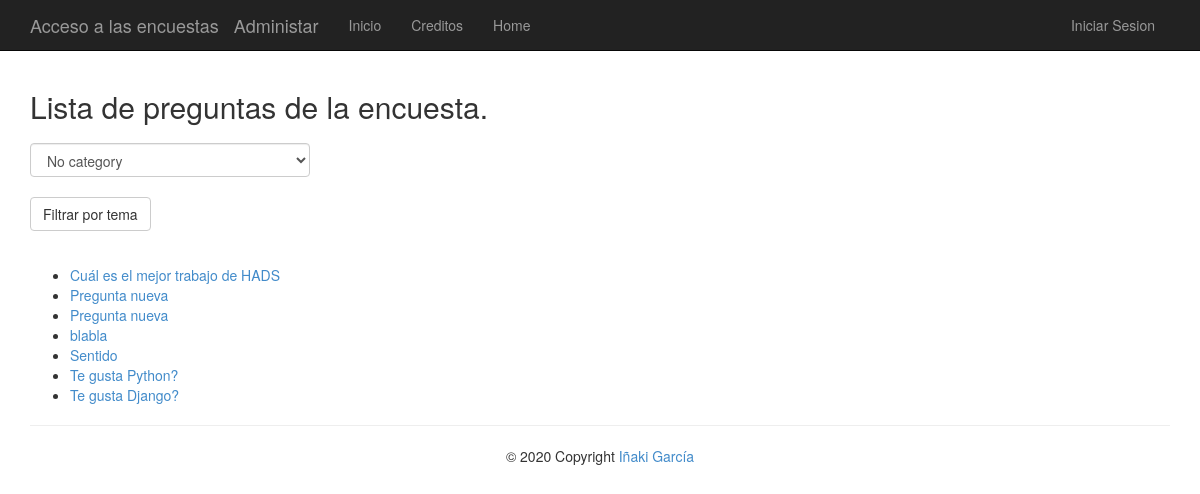
The page /polls/ on the database as committed earlier.
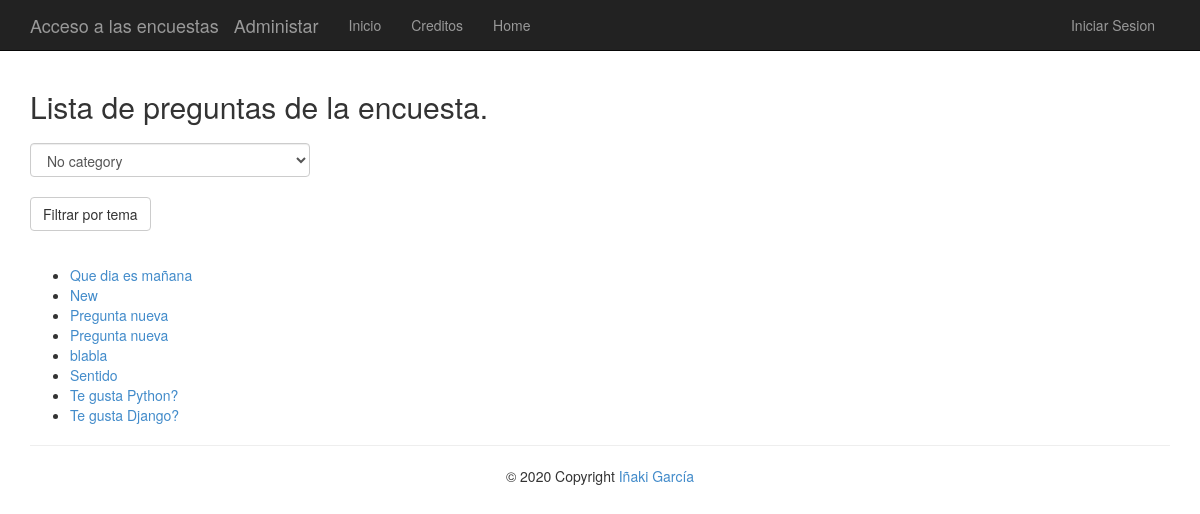
The same page on the database as committed later.
### app/models.py (models this page shows)
class Question(models.Model):
    question_text = models.CharField(max_length=200)
    pub_date = models.DateTimeField('date published')
    category = models.CharField(max_length = 200, default="No category")

### app/views.py (the view)
# urls.py: url(r'^polls/', app.views.index, name='index'),
def index(request):
    if request.method == "POST":
        form = request.POST
        latest_question_list = Question.objects.filter(category=form.get("selectCategory", "")).order_by('-pub_date');
    else:
        latest_question_list = Question.objects.order_by('-pub_date')
    category_list = list(Question.objects.values('category').distinct())
    template = loader.get_template('polls/index.html')
    context = {
                'title':'Lista de preguntas de la encuesta',
                'latest_question_list': latest_question_list,
                'category_list': category_list,
              }
    return render(request, 'polls/index.html', context)

### app/templates/polls/index.html (shortened to what this page needs)
﻿{% extends "app/layout.html" %}
{% block content %}
<h2>{{ title }}.</h2>
{% if category_list %}
<form  method="post" class="post-form"> {% csrf_token %}
    <select class="form-control" name="selectCategory">
    {%for category in category_list %}
        <option value="{{category.category}}">{{category.category}}</option>
    {% endfor %}
    </select>
    <br />
    <input type="submit" value="Filtrar por tema" class="btn btn-default"/>
</form>
<br />
{% else %}
    <p>No polls are available.</p>
{% endif %}
{% if latest_question_list %}
    <ul>
    {% for question in latest_question_list %}
        <li><a href="{% url 'detail' question.id %}">{{ question.question_text }}</a></li>
    {% endfor %}
    </ul>
{% else %}
    <p>No polls are available.</p>
{% endif %}
{% endblock %}

Rows that differ between the two databases and show on the page:
removed Question: question_text "Cuál es el mejor trabajo de HADS"
added Question: question_text "Que dia es mañana"
added Question: question_text "New"
